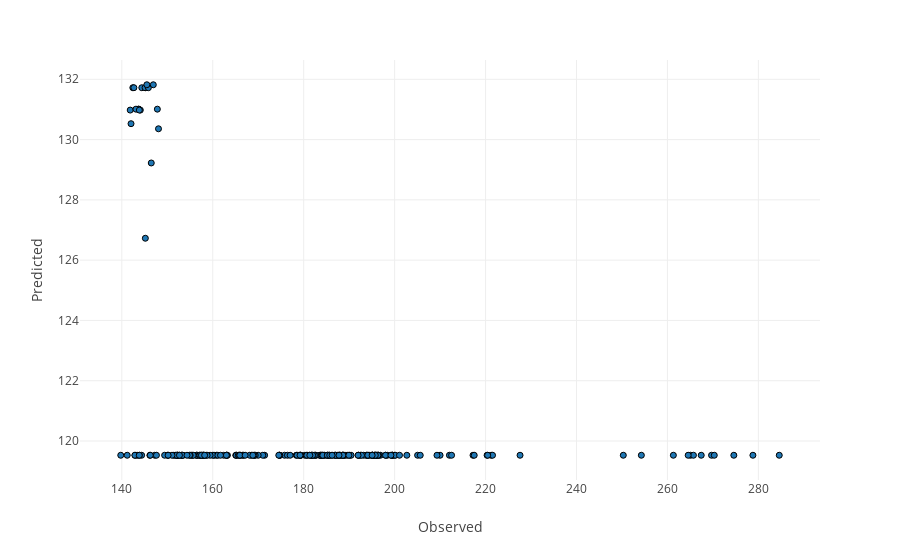

Notebook code cell kept with this figure:
### Markdown cell above
### Visually examine the results by creating a scatter plot where the x axis represents the observed results and the y axis represents the predictions.

### Code cell
results = pd.DataFrame([list(y_test), predictions], index=["Observed", "Predicted"]).T

iscatter(results, "Observed", "Predicted")

### Figure 1 — Plotly figure (JSON) as saved in the notebook; plotly's stock layout.template omitted (floating-point values rounded to 4 significant figures; data arrays with more than 128 entries replaced by an {"elided": "..."} marker saying what was removed)
{"data": [{"hovertemplate": "Observed=%{x}<br>Predicted=%{y}<extra></extra>", "legendgroup": "", "marker": {"color": "#1F77B4", "line": {"color": "black", "width": 1}, "symbol": "circle"}, "mode": "markers", "name": "", "orientation": "v", "showlegend": false, "type": "scatter", "x": {"elided": "228 float values"}, "xaxis": "x", "y": {"elided": "228 float values"}, "yaxis": "y"}], "layout": {"legend": {"tracegroupgap": 0}, "margin": {"t": 60}, "xaxis": {"anchor": "y", "domain": [0, 1], "title": {"text": "Observed"}}, "yaxis": {"anchor": "x", "domain": [0, 1], "title": {"text": "Predicted"}}}}
